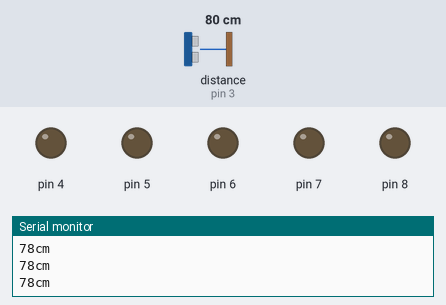
This sketch was run on a simulated Arduino Uno, built with avr-gcc and run on an emulated ATmega328P. Parts: output pins drawn as LEDs (lit = HIGH), the last lines printed to the serial monitor. Wiring (inferred from the names in the program): ultrasonic range finder: trigger pin 2; echo pin 3. Inputs (shaded band) come from the test bench; at power-on: distance to the obstacle (sensor on pin 3) 80 cm. The echo pulse lasts 58.3 µs per cm; pins used as bus, display or sensor lines are not drawn.

Above: at 1.2 s.
1.3 s: distance to the obstacle (sensor on pin 3) set to 22 cm
4.3 s: distance to the obstacle (sensor on pin 3) set to 19 cm
At 4.9 s:
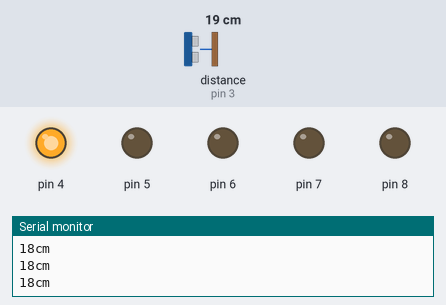
Timing chart, 0 to 7.3 s (numbered marks = the images above; inputs shaded):
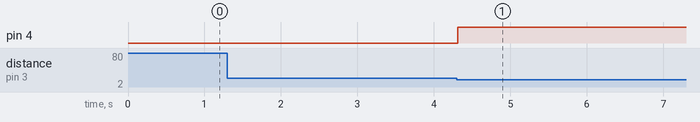

The sketch:

18-11-24_ultras_onic.ino
```cpp
void setup() {
  pinMode(2,OUTPUT);//trig
  pinMode(3,INPUT);//echo
  Serial.begin(9600);
  pinMode(4,OUTPUT);
  pinMode(5,OUTPUT);
  pinMode(6,OUTPUT);
  pinMode(7,OUTPUT);
  pinMode(8,OUTPUT);
}

void loop() {
  digitalWrite(2,LOW);
  delayMicroseconds(2);
  digitalWrite(2,HIGH);
  delayMicroseconds(10);
  digitalWrite(2,LOW);


  int distance = pulseIn(3,HIGH)*340/2/10000;
  Serial.print(distance);
  Serial.println("cm");
  delay(00);


   if (distance < 10)
  {

   digitalWrite(4,HIGH);
   digitalWrite(5,LOW);
   digitalWrite(6,LOW);
   digitalWrite(7,LOW);
   digitalWrite(8,LOW);
    }

    else if(distance < 20)
  {

   digitalWrite(4,HIGH);
   digitalWrite(5,HIGH);
   digitalWrite(6,LOW);
   digitalWrite(7,LOW);
   digitalWrite(8,LOW);
    }
    else
   digitalWrite(4,LOW);
   digitalWrite(5,LOW);
   digitalWrite(6,LOW);
   digitalWrite(7,LOW);
   digitalWrite(8,LOW);
}
```

Measured:
- the behaviour switches between 21 and 20 cm on distance to the obstacle (sensor on pin 3) (found by bisection; images 0 and 1)
- after the input at 4.3 s, pin 4: LOW → HIGH at once
